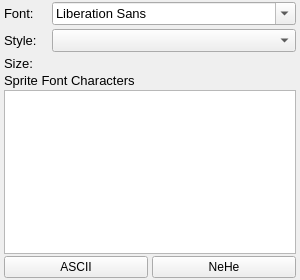
<?xml version="1.0" encoding="UTF-8"?>
<ui version="4.0">
 <class>InputSettingsPanel</class>
 <widget class="QWidget" name="InputSettingsPanel">
  <property name="geometry">
   <rect>
    <x>0</x>
    <y>0</y>
    <width>200</width>
    <height>240</height>
   </rect>
  </property>
  <property name="sizePolicy">
   <sizepolicy hsizetype="Preferred" vsizetype="Preferred">
    <horstretch>0</horstretch>
    <verstretch>0</verstretch>
   </sizepolicy>
  </property>
  <property name="minimumSize">
   <size>
    <width>300</width>
    <height>280</height>
   </size>
  </property>
  <property name="font">
   <font>
    <pointsize>12</pointsize>
   </font>
  </property>
  <property name="windowTitle">
   <string>Form</string>
  </property>
  <layout class="QVBoxLayout" name="verticalLayout">
   <property name="spacing">
    <number>2</number>
   </property>
   <property name="leftMargin">
    <number>4</number>
   </property>
   <property name="topMargin">
    <number>2</number>
   </property>
   <property name="rightMargin">
    <number>4</number>
   </property>
   <property name="bottomMargin">
    <number>2</number>
   </property>
   <item>
    <layout class="QGridLayout" name="gridLayout_8">
     <property name="topMargin">
      <number>0</number>
     </property>
     <property name="rightMargin">
      <number>0</number>
     </property>
     <property name="spacing">
      <number>4</number>
     </property>
     <item row="1" column="1">
      <widget class="QFontComboBox" name="inputFontComboBoxFamily">
       <property name="minimumSize">
        <size>
         <width>60</width>
         <height>0</height>
        </size>
       </property>
       <property name="font">
        <font>
         <pointsize>10</pointsize>
        </font>
       </property>
      </widget>
     </item>
     <item row="3" column="1">
      <widget class="SGValueSliderRow" name="rowFontSize" native="true"/>
     </item>
     <item row="2" column="0">
      <widget class="QLabel" name="label_34">
       <property name="font">
        <font>
         <pointsize>10</pointsize>
        </font>
       </property>
       <property name="text">
        <string>Style:</string>
       </property>
      </widget>
     </item>
     <item row="1" column="0">
      <widget class="QLabel" name="label">
       <property name="font">
        <font>
         <pointsize>10</pointsize>
        </font>
       </property>
       <property name="text">
        <string>Font:</string>
       </property>
      </widget>
     </item>
     <item row="3" column="0">
      <widget class="QLabel" name="label_32">
       <property name="font">
        <font>
         <pointsize>10</pointsize>
        </font>
       </property>
       <property name="text">
        <string>Size:</string>
       </property>
      </widget>
     </item>
     <item row="2" column="1">
      <widget class="QComboBox" name="inputFontComboBoxStyle">
       <property name="font">
        <font>
         <pointsize>10</pointsize>
        </font>
       </property>
      </widget>
     </item>
    </layout>
   </item>
   <item>
    <widget class="QLabel" name="label_2">
     <property name="font">
      <font>
       <pointsize>10</pointsize>
      </font>
     </property>
     <property name="text">
      <string>Sprite Font Characters</string>
     </property>
    </widget>
   </item>
   <item>
    <widget class="QTextEdit" name="inputTextEditCharacters">
     <property name="sizePolicy">
      <sizepolicy hsizetype="Preferred" vsizetype="MinimumExpanding">
       <horstretch>0</horstretch>
       <verstretch>0</verstretch>
      </sizepolicy>
     </property>
     <property name="minimumSize">
      <size>
       <width>80</width>
      <height>90</height>
      </size>
     </property>
     <property name="baseSize">
      <size>
       <width>0</width>
       <height>0</height>
      </size>
     </property>
     <property name="font">
      <font>
       <pointsize>10</pointsize>
      </font>
     </property>
     <property name="lineWrapMode">
      <enum>QTextEdit::WidgetWidth</enum>
     </property>
     <property name="acceptRichText">
      <bool>false</bool>
     </property>
    </widget>
   </item>
   <item>
    <layout class="QHBoxLayout" name="horizontalLayout">
     <property name="spacing">
      <number>4</number>
     </property>
     <property name="leftMargin">
      <number>0</number>
     </property>
     <item>
      <widget class="QPushButton" name="buttonAscii">
       <property name="sizePolicy">
        <sizepolicy hsizetype="Minimum" vsizetype="Fixed">
         <horstretch>0</horstretch>
         <verstretch>0</verstretch>
        </sizepolicy>
       </property>
       <property name="font">
        <font>
         <pointsize>9</pointsize>
        </font>
       </property>
       <property name="text">
        <string>ASCII</string>
       </property>
       <property name="default">
        <bool>false</bool>
       </property>
       <property name="flat">
        <bool>false</bool>
       </property>
      </widget>
     </item>
     <item>
      <widget class="QPushButton" name="buttonNehe">
       <property name="font">
        <font>
         <pointsize>9</pointsize>
        </font>
       </property>
       <property name="text">
        <string>NeHe</string>
       </property>
      </widget>
     </item>
    </layout>
   </item>
  </layout>
 </widget>
 <customwidgets>
  <customwidget>
   <class>SGValueSliderRow</class>
   <extends>QWidget</extends>
   <header>src/UI/Widgets/SGValueSliderRow.h</header>
   <container>1</container>
  </customwidget>
 </customwidgets>
 <resources/>
 <connections/>
</ui>
